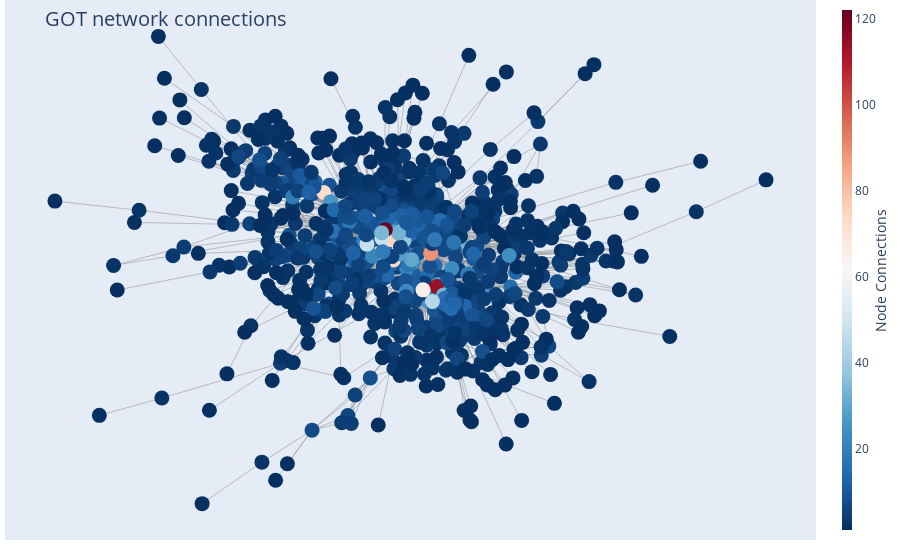

Notebook cell for this chart:
### Markdown cell above
#### Let's draw the first graph for all the data

### Code cell
draw_plotly_network_graph(Graph_obj = G, filter = None, filter_nodesbydegree = None )

## Will take sometime to run this cell

### Figure 1 — Plotly figure (JSON) as saved in the notebook; plotly's stock layout.template omitted (floating-point values rounded to 4 significant figures; data arrays with more than 128 entries replaced by an {"elided": "..."} marker saying what was removed)
{"data": [{"hoverinfo": "none", "line": {"color": "#888", "width": 0.5}, "mode": "lines", "type": "scatter", "x": {"elided": "8469 float values"}, "y": {"elided": "8469 float values"}}, {"hoverinfo": "text", "marker": {"color": {"elided": "796 int values"}, "colorbar": {"thickness": 10, "title": {"side": "right", "text": "Node Connections"}, "xanchor": "left"}, "colorscale": [[0, "rgb(103,0,31)"], [0.1, "rgb(178,24,43)"], [0.2, "rgb(214,96,77)"], [0.3, "rgb(244,165,130)"], [0.4, "rgb(253,219,199)"], [0.5, "rgb(247,247,247)"], [0.6, "rgb(209,229,240)"], [0.7, "rgb(146,197,222)"], [0.8, "rgb(67,147,195)"], [0.9, "rgb(33,102,172)"], [1, "rgb(5,48,97)"]], "line": {"width": 0}, "reversescale": true, "showscale": true, "size": 15}, "mode": "markers", "text": {"elided": "796 str values"}, "type": "scatter", "x": {"elided": "796 float values"}, "y": {"elided": "796 float values"}}], "layout": {"annotations": [{"showarrow": false, "text": "", "xref": "paper", "yref": "paper"}], "hovermode": "closest", "margin": {"b": 20, "l": 5, "r": 5, "t": 0}, "showlegend": false, "title": {"font": {"size": 20}, "text": "<br>GOT network connections"}, "xaxis": {"showgrid": false, "showticklabels": false, "zeroline": false}, "yaxis": {"showgrid": false, "showticklabels": false, "zeroline": false}}}
